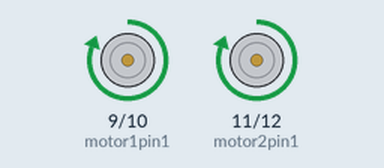
A sketch run on a simulated Arduino Uno, built with avr-gcc and run on an emulated ATmega328P. On the bench: motor-driver pin pairs drawn as motors (green arrow = first pin HIGH = forward, orange = second pin HIGH = backward, longer = more drive).

Above: at 0.5 s.
Timing chart, 0 to 4.6 s (numbered marks = the images above):
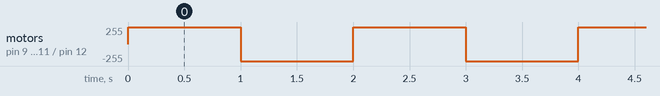

The sketch:

MotorDriver.ino
```cpp
int motor1pin1 = 9;
int motor1pin2 = 10;

int motor2pin1 = 11;
int motor2pin2 = 12;

void setup() {
  pinMode(motor1pin1, OUTPUT);
  pinMode(motor1pin2, OUTPUT);
  pinMode(motor2pin1, OUTPUT);
  pinMode(motor2pin2, OUTPUT);
}

void loop() {
  digitalWrite(motor1pin1, HIGH);
  digitalWrite(motor1pin2, LOW);

  digitalWrite(motor2pin1, HIGH);
  digitalWrite(motor2pin2, LOW);
  delay(1000);

  digitalWrite(motor1pin1, LOW);
  digitalWrite(motor1pin2, HIGH);

  digitalWrite(motor2pin1, LOW);
  digitalWrite(motor2pin2, HIGH);
  delay(1000);
}
```

Measured:
- by itself, motor on pin 9 (motor1pin1) / pin 10 (motor1pin2), motor on pin 11 (motor2pin1) / pin 12 (motor2pin2): alternates forward 255/255 for 1.0 s and backward 255/255 for 1.0 s
